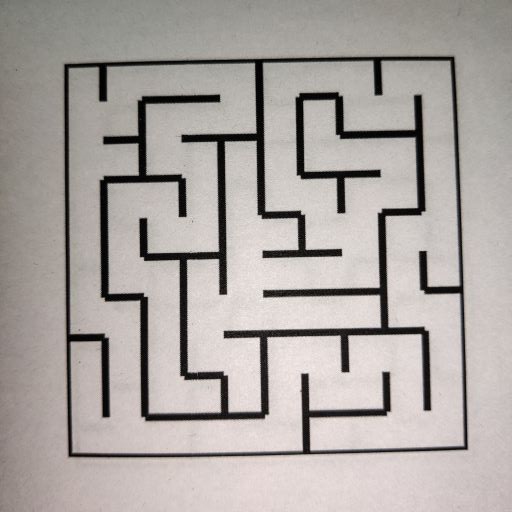
#> input picture Task_1B/test_cases/maze00.jpg, 512 x 512 px, found by its file name; its folder holds 5 pictures in this run
$ python task_4b.py
#> lines starting #> are read from the running program, lines starting #| are printed output that depends on the picture; after the words box and inside, x2 and y2 are one past the last pixel; in counts of white or black regions, pixels touching at a corner belong together
#> in calculate_path_from_maze_image, input_img is the input picture: shape (512, 512, 3); mean B, G, R 161.5, 164.9, 171
### Task_4B/task_1b.py
'''
*****************************************************************************************
*
*				===============================================
*					Nirikshak Bot (NB) Theme (eYRC 2020-21)
*				===============================================
*
*  This script is to implement Task 1B of Nirikshak Bot (NB) Theme (eYRC 2020-21).
*
*  This software is made available on an "AS IS WHERE IS BASIS".
*  Licensee/end user indemnifies and will keep e-Yantra indemnified from
*  any and all claim(s) that emanate from the use of the Software or
*  breach of the terms of this agreement.
*
*  e-Yantra - An MHRD project under National Mission on Education using ICT (NMEICT)
*
*****************************************************************************************
'''

# Team ID:			[ 1631 ]
# Author List:		[ Names of team members worked on this file separated by Comma: Kushal Shah, Dushant Panchbhai ]
# Filename:			task_1b.py
# Functions:		applyPerspectiveTransform, detectMaze, writeToCsv, preProcess, pP1,
#					reorder, detect_wall
#					[ Comma separated list of functions in this file ]
# Global variables:
#					[ List of global variables defined in this file ]


####################### IMPORT MODULES #######################
## You are not allowed to make any changes in this section. ##
## You have to implement this task with the three available ##
## modules for this task (numpy, opencv, csv)				##
##############################################################
import numpy as np
import cv2
import csv
##############################################################


################# ADD UTILITY FUNCTIONS HERE #################
## You can define any utility functions for your code.		##
## Please add proper comments to ensure that your code is	##
## readable and easy to understand.							##
##############################################################

# Function to preprocess the image
def preProcess(img):
	if len(img.shape)==2:
		imgGray = img
	elif len(img.shape)==3:
		imgGray = cv2.cvtColor(img, cv2.COLOR_BGR2GRAY)
	imgBlur = cv2.GaussianBlur(imgGray, (5,5), 1)
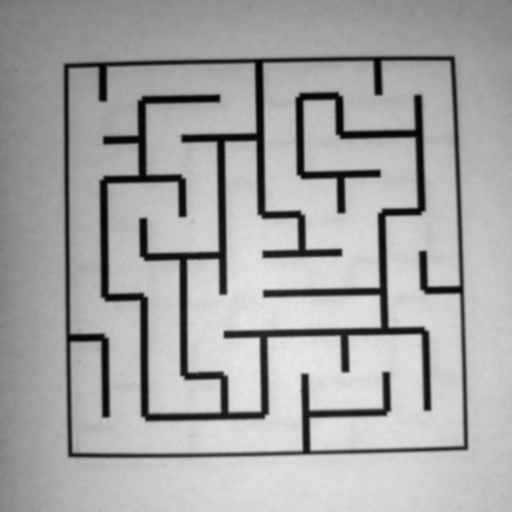
#> imgBlur: shape (512, 512); min 2, max 233, mean 166.3
	imgThreshold = cv2.adaptiveThreshold(imgBlur, 255, 1, 1, 11, -2)
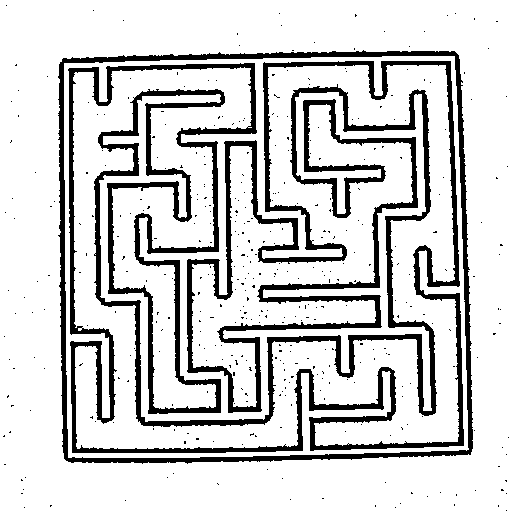
#> imgThreshold: shape (512, 512); 82.4% white; 398 black regions (396 under 20 px)
	return imgThreshold

# Another preprocessing function using different thresholding and kernel
# [6 lines left out: function pP1, not called in this run]

# Function to reorder the points to avoid rotation of image
def reorder(myPoints):
	myPoints = myPoints.reshape((4, 2))
	myPointsNew = np.zeros((4, 1, 2), dtype = np.float32)
	add = myPoints.sum(1)
	myPointsNew[0] = myPoints[np.argmin(add)]
	myPointsNew[3] = myPoints[np.argmax(add)]
	diff = np.diff(myPoints, axis = 1)
	myPointsNew[1] = myPoints[np.argmin(diff)]
	myPointsNew[2] = myPoints[np.argmax(diff)]

	return myPointsNew

# Function to detect the wall
def detect_wall(pimg):
	prepart1 = preProcess(pimg) # preprocessed the image

	cnt, _ = cv2.findContours(prepart1, cv2.RETR_TREE, cv2.CHAIN_APPROX_SIMPLE)

	good_c = [] # list to include filtered out the contours
	for c in cnt:
		area = cv2.contourArea(c)
		if area > 700:
			good_c.append(c)

	# Now sorting the list in descending order according to their areas
	good_c.sort(reverse = True, key = lambda x : cv2.contourArea(x))

	area_good = cv2.contourArea(good_c[0])

	# Bigger contour had area greater than 2250 so checking the areas accordingly
	# if the area is less than this it means that the contours detected are smaller due
	# to a wall present between the 2 boxes
	if area_good > 2250:
		return False
	else:
		return True


##############################################################


def applyPerspectiveTransform(input_img):

	"""
	Purpose:
	---
	takes a maze test case image as input and applies a Perspective Transfrom on it to isolate the maze

	Input Arguments:
	---
	`input_img` :	[ numpy array ]
		maze image in the form of a numpy array

	Returns:
	---
	`warped_img` :	[ numpy array ]
		resultant warped maze image after applying Perspective Transform

	Example call:
	---
	warped_img = applyPerspectiveTransform(input_img)
	"""

	warped_img = None

	##############	ADD YOUR CODE HERE	##############
	imgThreshold = preProcess(input_img) # preprocessing the image
	contours, _ = cv2.findContours(imgThreshold, cv2.RETR_CCOMP, cv2.CHAIN_APPROX_NONE)
#> contours = 427 contours, 422 with area under 20; largest, box (x1, y1, x2, y2) and area: (0, 0, 512, 512) 261121, (57, 49, 474, 465) 166192, (64, 56, 469, 458) 156800, (67, 60, 465, 454) 131002, (73, 65, 459, 449) 85798

	# We need to find the second largest contour as the largest contour had edges of the image
	# itself. So using for loops twice to find second largest areawise contour

	max_area = 0
	second_last_area = 0
	second_big = np.array([])
	for i in contours:

		area = cv2.contourArea(i)
		if area > 50:
			peri = cv2.arcLength(i, True)
			approx = cv2.approxPolyDP(i, 0.02 * peri, True)
			if area > max_area and len(approx) == 4:
				max_area = area
#> this loop made 427 passes
#> (area, peri, approx, max_area) on passes 325, 327: (156799.5, 1597.3, [[454, 56], [64, 63], [68, 457], [468, 449]], 156799.5), (261121, 2044, [[0, 0], [0, 511], [511, 511], [511, 0]], 261121)
#> after the loop, max_area = 261121


	for i in contours:

		area = cv2.contourArea(i)
		if area > 50:
			peri = cv2.arcLength(i, True)
			approx = cv2.approxPolyDP(i, 0.02 * peri, True)
			if area > second_last_area and len(approx) == 4:
				if area != max_area:
					second_big = approx
					second_last_area = area
#> this loop made 427 passes
#> (area, peri, second_big, second_last_area) on passes 325, 408: (156799.5, 1597.3, [[454, 56], [64, 63], [68, 457], [468, 449]], 156799.5), (166191.5, 1763.4, [[454, 50], [471, 454], [66, 461], [61, 59]], 166191.5)
#> after the loop, second_last_area = 166191.5


	second_big = reorder(second_big) # reordering the points to avoid rotation
#> in reorder, `myPoints = myPoints.reshape((4, 2))`: myPoints = [[454, 50], [471, 454], [66, 461], [61, 59]]
#> in reorder, `add = myPoints.sum(1)`: add = [504, 925, 527, 120]
#> in reorder, `diff = np.diff(myPoints, axis = 1)`: diff = [-404, -17, 395, -2]
#> second_big = [[61, 59], [454, 50], [66, 461], [471, 454]]
	second_big = np.int0(second_big)

	pts1 = np.float32(second_big)
#> pts1 = [[61, 59], [454, 50], [66, 461], [471, 454]]
	pts2 = np.float32([[0,0], [500, 0], [0,500], [500,500]])

	# Now doing perspective transform
	matrix = cv2.getPerspectiveTransform(pts1, pts2)
#> matrix = [[1.29, -0.016, -77.49], [0.0295, 1.29, -77.79], [1.58e-05, 7.56e-05, 1]]
	warped_img = cv2.warpPerspective(input_img, matrix, (500, 500))
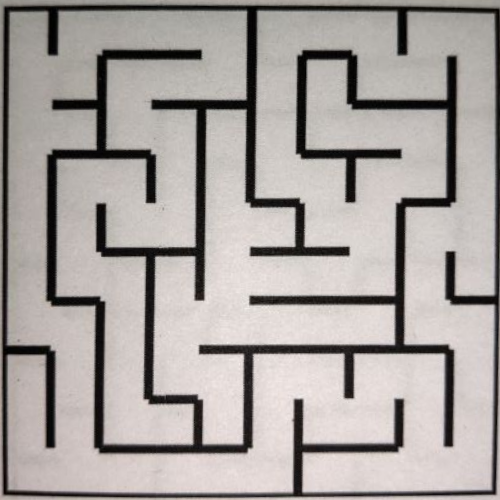
#> warped_img: shape (500, 500, 3); mean B, G, R 159.3, 162.3, 168.1


	##################################################

	return warped_img


def detectMaze(warped_img):

	"""
	Purpose:
	---
	takes the warped maze image as input and returns the maze encoded in form of a 2D array

	Input Arguments:
	---
	`warped_img` :	  [ numpy array ]
		resultant warped maze image after applying Perspective Transform

	Returns:
	---
	`maze_array` :	  [ nested list of lists ]
		encoded maze in the form of a 2D array

	Example call:
	---
	maze_array = detectMaze(warped_img)
	"""

	maze_array = []

	##############	ADD YOUR CODE HERE	##############
	# arr_boxes is a numpy array filled with zeros
	arr_boxes = np.zeros(shape=(10,10), dtype = int)

	# Initializing the array as outer borders were present in all images
	for i in range(10):
		arr_boxes[i,0] += 1
		arr_boxes[0,i] += 2
		arr_boxes[i,9] += 4
		arr_boxes[9,i] += 8

	# Slicing the images to have a 50x100 part of image to detect if vertical wall is there
	# between them
	# r is the row index
	for r in range(10):
		c = 0	# column index
		sci = 0	 # starting column pixel value
		eci = 100  # ending column pixel value
		while(c != 9):
			part = warped_img[r * 50: r * 50 + 50 , sci:eci]
			vw = detect_wall(part)
			if(vw):
				arr_boxes[r,c] += 4
				arr_boxes[r,c+1] += 1
			sci += 50
			eci += 50
			c += 1
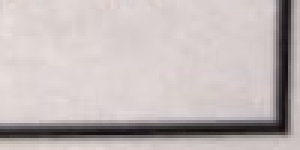
#> part: shape (50, 100, 3) (shown 3 times larger); mean B, G, R 184.3, 185.1, 194.2

	# Slicing the images to have a 100x50 part of image to detect if vertical wall is there
	# between them
	# c is the column index
	for c in range(10):
		r = 0	 # row index
		sri = 0	 # starting row pixel value
		eri = 100  # ending row pixel value
		while(r != 9):
			part = warped_img[sri:eri ,c * 50: c * 50 + 50]
			hw = detect_wall(part)
			if(hw):
				arr_boxes[r,c] += 8
				arr_boxes[r+1,c] += 2
			sri += 50
			eri += 50
			r += 1
#> this loop made 10 passes
#> pass 1, in preProcess (call 92), `imgGray = cv2.cvtColor(img, cv2.COLOR_BGR2GRAY)`:
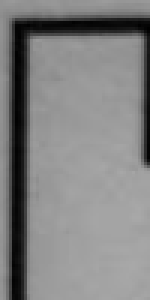
#> imgGray: shape (100, 50) (shown 3 times larger); min 0, max 168, mean 130

	# Finally converting numpy array to list
	maze_array = arr_boxes.tolist()
#> maze_array = 10 items, first 6: [7, 3, 10, 10, 6, 3, 10, 6, 3, 6], [1, 12, 3, 10, 12, 5, 7, 9, 12, 5], [1, 14, 9, 6, 7, 5, 9, 10, 6, 5], [5, 3, 6, 5, 5, 9, 6, 3, 12, 5], [5, 5, 9, 12, 1, 14, 9, 4, 3, 4], [5, 9, 6, 7, 1, 10, 10, 12, 5, 13]
#> (the rest of the program and of its run is left out)
